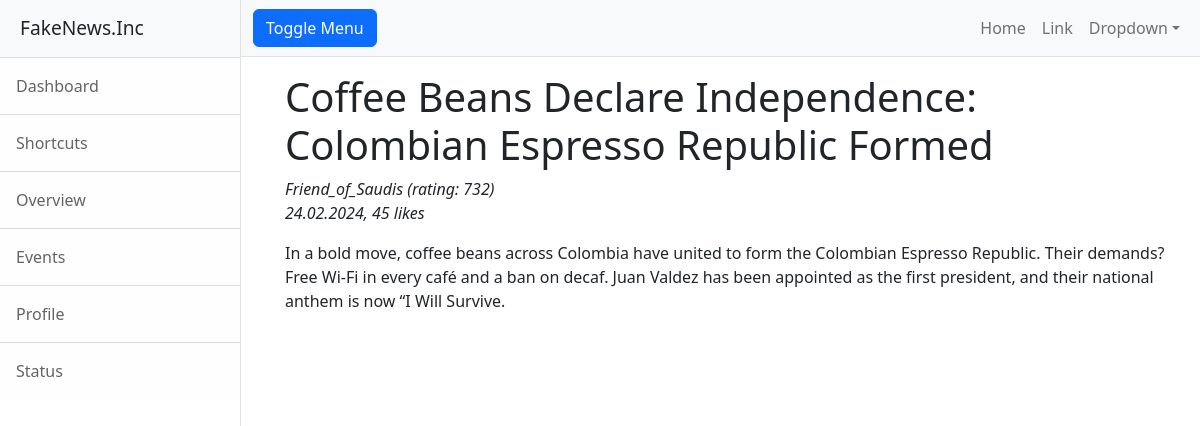
Page /fake_news_app/posts/4 on the committed database.
### fake_news_app/models.py (models this page shows, shortened)
class Post(models.Model):
    author = models.ForeignKey(Author, on_delete=models.CASCADE) # one-to-many relationship with Author model
    post_type = models.CharField(max_length=16, choices=[('A', 'article'), ('N', 'news')], default='A') # field with choice - 'article' or 'news'
    created_at = models.DateTimeField(auto_now_add=True) # date and time of creation
    post_category = models.ManyToManyField(Category, through='PostCategory') # many-to-many relationship with Category model
    title = models.CharField(max_length=256) # article/news title
    content = models.TextField() # article/news text
    rating_post = models.IntegerField(default=0) # article/news rating
    def return_date(self):
        return self.created_at.strftime("%d.%m.%Y")

class Author(models.Model):
    a_user = models.OneToOneField(User, on_delete=models.CASCADE) # one-to-one relationship with User model
    a_rating = models.IntegerField(default=0) # user rating

### fake_news_app/views.py (the view)
# urls.py: path('posts/<str:id>', detail_function, name='detail_function'),
def detail_function(request, id):
    news_post = Post.objects.get(id=id)
    return render(request, 'news_post.html', context={'post': news_post})

### fake_news_app/templatetags/censor_filter.py (called while the page is built)
@register.filter(name='censor')
@stringfilter
def censor(value):
    bad_words = ['Trump', 'Biden', 'Vivek', 'Musk', 'Harris', ]
    for word in bad_words:
        value = value.replace(word, word[0] + '*' * (len(word) - 1))
    return value

### templates/flatpages/news_post.html (shortened to what this page needs)
{% extends 'news.html' %}
{% load static %}
{% load censor_filter %}
{% block title %}
    <h1> {{ post.title|censor }} </h1>
    <p>
        <em> {{post.author.a_user}} (rating: {{post.author.a_rating}}) </em> <br>
        <em> {{ post.return_date }}, {{post.rating_post}} likes </em>
    </p>
    <p> {{ post.content|censor}} </p>
{% endblock %}

### rows in the picture
Post: title|censor "Coffee Beans Declare Independence: Colombian Espresso Republic Formed", author.a_user "Friend_of_Saudis", author.a_rating "732", return_date "24.02.2024", rating_post "45", content|censor "In a bold move, coffee beans across Colombia have united to form the Colombian Espresso Republic. Their demands? Free Wi-Fi in every café and a ban on decaf. Juan Valdez has been appointed as the first president, and their national anthem is now “I Will Survive."
